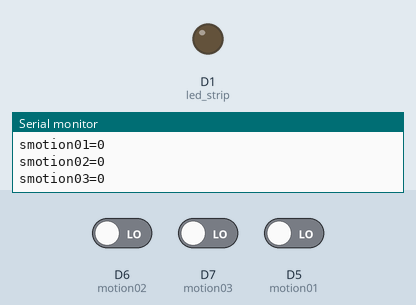
Bench run of a sketch on a simulated ESP8266 (NodeMCU). Parts: output pins drawn as LEDs (lit = HIGH), the last lines printed to the serial monitor. The test bench sets the inputs (shaded band); at power-on: D6 (motion02) LOW, D7 (motion03) LOW, D5 (motion01) LOW. WiFi joins after 1.5 s; servers stay silent unless stated.

Above: at 2.7 s.
2.8 s: D6 (motion02) driven HIGH
At 4.1 s:
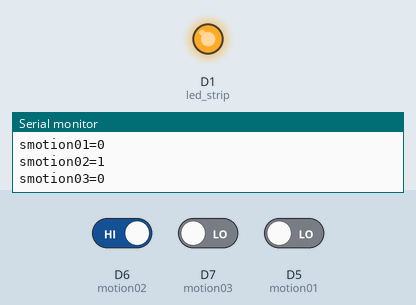
Timing chart, 0 to 5.8 s (numbered marks = the images above; inputs shaded):
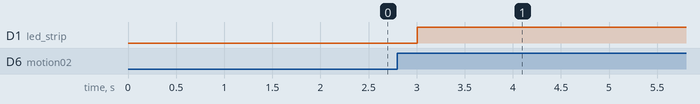

Measured:
- after the input at 2.8 s, D1 (led_strip): LOW → HIGH after 0.21 s

The sketch:

Kitchen_Lights_Mark2.ino
```cpp
#include <ESP8266WiFi.h>
#include <PubSubClient.h>

#define motion01 D5
#define motion02 D6
#define motion03 D7
#define led_strip D1

#define MQTT_AUTH false
#define MQTT_USERNAME "username"
#define MQTT_PASSWORD "password"

int smotion01 = 0;
int smotion02 = 0;
int smotion03 = 0;

int lamp_mode = 0; //0-auto 1-manual


const char* ssid = "<SSID>";
const char* password = "<SSID_PASSWORD>";

const String HOSTNAME  = "d1-kitchen-lights";
const String MQTT_LIGHT_TOPIC = "light/kitchen/led/light";
const String MQTT_LIGHT_STATE_TOPIC = "light/kitchen/led/light/status";
const char* MQTT_SERVER = "<SERVER_IP>";

WiFiClient wclient;
PubSubClient client(MQTT_SERVER,1883,wclient);


void turn_on(){
  digitalWrite(led_strip,HIGH);
  client.publish(MQTT_LIGHT_STATE_TOPIC.c_str(),"ON");
  delay(30000);
}

//-------------------------------------------

void turn_off(){
  digitalWrite(led_strip,LOW);
  client.publish(MQTT_LIGHT_STATE_TOPIC.c_str(),"OFF");
  delay(100);
}

//-------------------------------------------

void checkSensors(){
  smotion01 = digitalRead(motion01);
  Serial.print("smotion01=");
  Serial.println(smotion01);
  delay(100);
  smotion02 = digitalRead(motion02);
  Serial.print("smotion02=");
  Serial.println(smotion02);
  delay(100);
  smotion03 = digitalRead(motion03);
  Serial.print("smotion03=");
  Serial.println(smotion03);
  delay(100);
 if( (smotion01 == HIGH) || (smotion02 == HIGH) || (smotion03 == HIGH) ){
//  if(  (smotion03 == HIGH)  ){
    turn_on();

  }
  else{
    turn_off();
  }

}

//-------------------------------------------
void callback(char* topic, byte* payload, unsigned int length) {
  String payloadStr = "";
  for (int i=0; i<length; i++) {
    payloadStr += (char)payload[i];
  }
  Serial.println(payloadStr);
  String topicStr = String(topic);
  if(topicStr.equals(MQTT_LIGHT_TOPIC)){

    if(payloadStr.equals("off")){
      turn_off();
      lamp_mode = 1;
    }
    else if(payloadStr.equals("on")){
      turn_on();
      lamp_mode = 1;
    }
    if (payloadStr.equals("auto")){
      Serial.println("auto");
      lamp_mode = 0;
    }
  }
}

//-------------------------------------------

bool checkMqttConnection(){
  if (!client.connected()) {
    if (MQTT_AUTH ? client.connect(HOSTNAME.c_str(),MQTT_USERNAME, MQTT_PASSWORD) : client.connect(HOSTNAME.c_str())) {
      //SUBSCRIÇÃO DE TOPICOS
      Serial.println("CONNECTED");
      client.subscribe(MQTT_LIGHT_TOPIC.c_str());
    }
  }
  return client.connected();
}

//-------------------------------------------


void setup() {
  Serial.begin(115200);
  client.setCallback(callback);
  pinMode(motion01,  INPUT);
  pinMode(motion02,  INPUT);
  pinMode(motion03,  INPUT);
  pinMode(led_strip, OUTPUT);

  WiFi.begin(ssid, password);
  WiFi.mode(WIFI_STA);
  Serial.println(".");
  // Aguarda até estar ligado ao Wi-Fi
  while (WiFi.status() != WL_CONNECTED) {
    delay(500);
    Serial.print(".");
  }
  Serial.println("");
  Serial.print("Ligado a ");
  Serial.println(ssid);
  Serial.print("Endereço IP: ");
  Serial.println(WiFi.localIP());
}

//-------------------------------------------

void loop() {

  if (WiFi.status() == WL_CONNECTED) {
    //if (checkMqttConnection()){
      client.loop();
      if( lamp_mode == 0){
        checkSensors();
      }
    //}
  }
}
```
